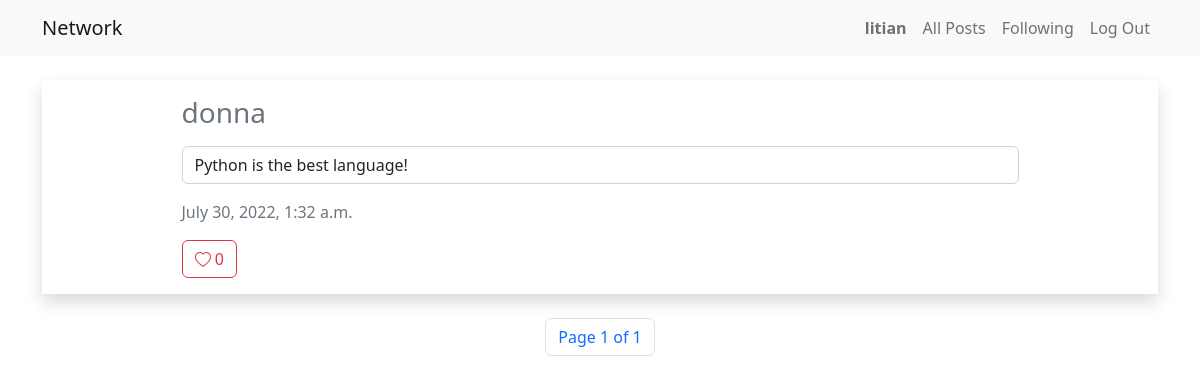
The app's page /following (signed in), older data.
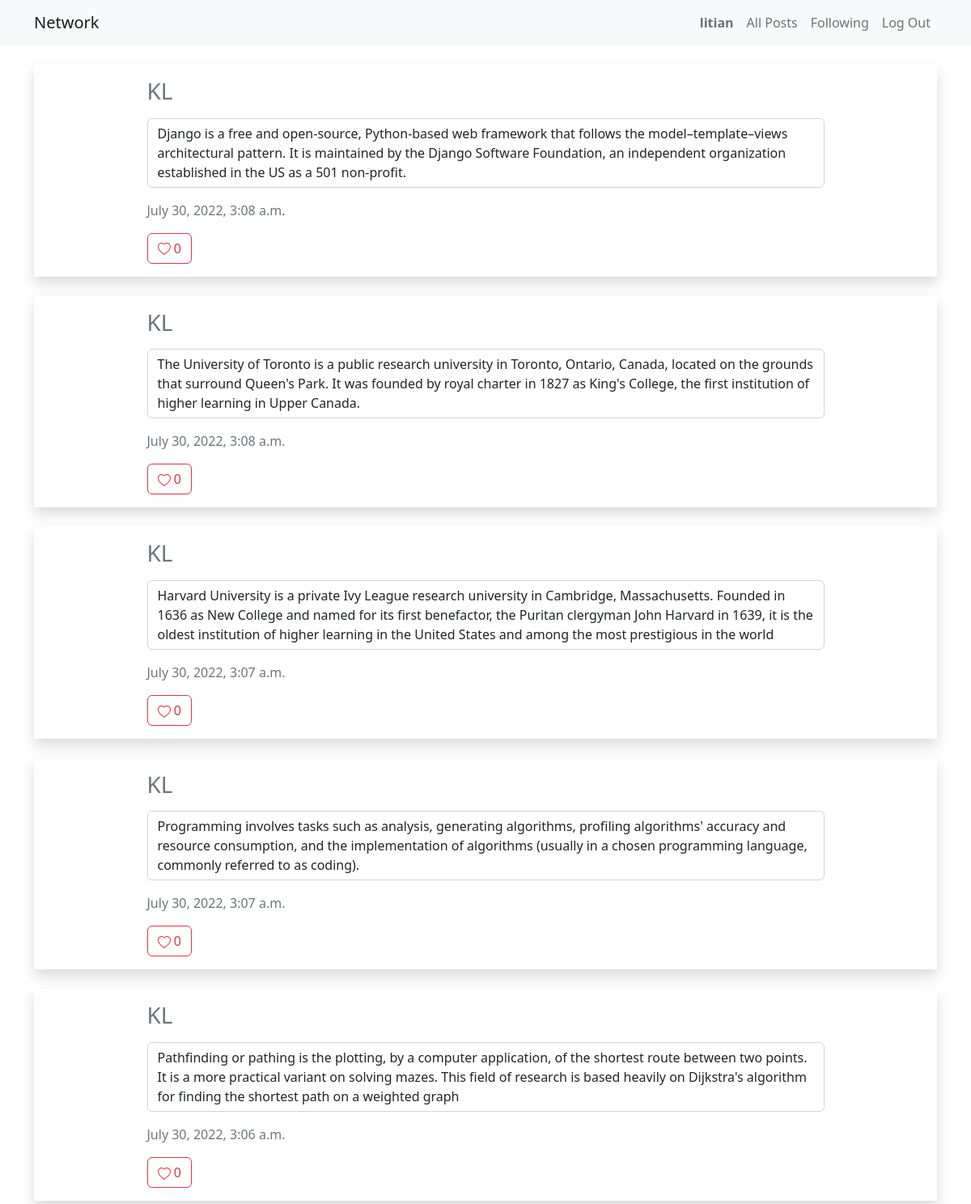
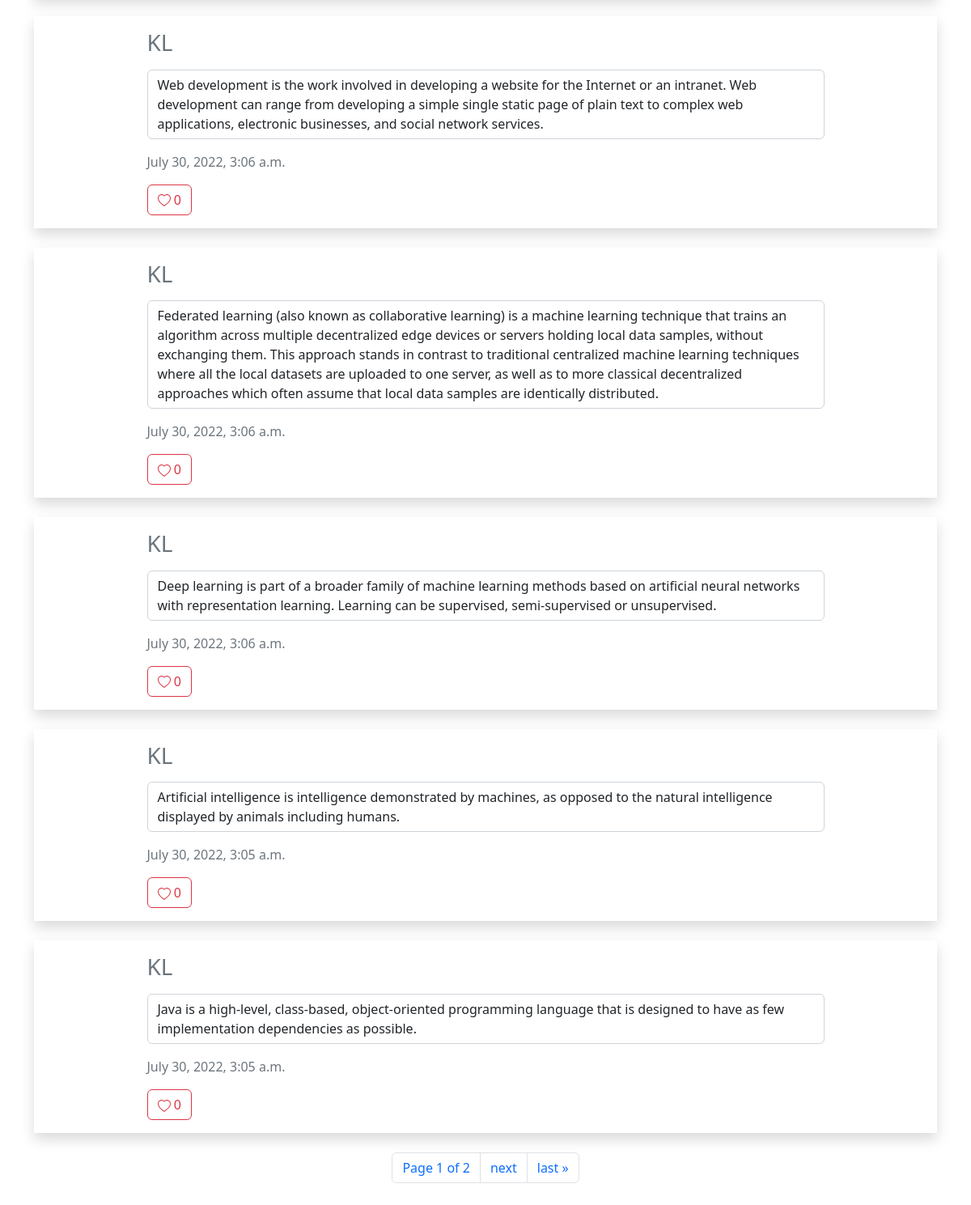
The same page, newer data (2 pictures, top to bottom).
### network/models.py (models this page shows, shortened)
class Post(models.Model):
    owner = models.ForeignKey(User, on_delete=models.CASCADE, related_name='posts')
    content = models.TextField()
    likes = models.IntegerField(default=0)
    timestamp = models.DateTimeField(auto_now_add=True)

class User(AbstractUser):
    """ All Users """

### network/views.py (the view)
# urls.py: path("following", views.following, name="following"),
@login_required(login_url="login")
def following(request):
    usr = User.objects.get(username=request.user)
    followed_users = [followed.user2 for followed in usr.following_others.all()]
    posts = Post.objects.filter(owner__in=followed_users).order_by('-timestamp')
    paginator = Paginator(posts, 10) # Show 25 contacts per page.
    page_number = request.GET.get('page')
    page_obj = paginator.get_page(page_number)
    return render(request, 'network/following.html', {
        "posts": page_obj
    })

### network/templates/network/following.html (shortened to what this page needs)
{% extends "network/layout.html" %}
{% load static %}
{% block body %}
{% for post in posts %}
{% if forloop.last %}
<div class="shadow my-4 py-3">
{% else %}
<div class="shadow mt-4 py-3">
{% endif %}
    <div class="w-75 m-auto">
        <h3>
            <a href="{% url 'profile' post.owner %}" class="text-secondary text-decoration-none">
                {{ post.owner }}
            </a>
        </h3>
        <p class="form-control mt-3 original-content">{{ post.content }}</p>
        <p class="text-secondary">{{ post.timestamp }}</p>
        {% if user.is_authenticated %}
        <div class="d-flex">
            <button type="button" class="btn btn-outline-danger like-btn" data-id="{{ post.id }}">
                <span>{{ post.likes }}</span>
            </button>
        </div>
        {% endif %}
    </div>
</div>
{% if forloop.last %}
<div class="d-flex justify-content-center align-items-center my-4">
    <nav aria-label="Page navigation example">
        <ul class="pagination">
            <li class="page-item"><a class="page-link" href="#">Page {{ posts.number }} of {{ posts.paginator.num_pages }}</li></a>
            {% if posts.has_next %}
            <li class="page-item"><a class="page-link" href="?page={{ posts.next_page_number }}">next</a></li>
            <li class="page-item"><a class="page-link" href="?page={{ posts.paginator.num_pages }}">last &raquo;</a></li>
            {% endif %}
        </ul>
    </nav>
</div>
{% endif %}
{% empty %}
<div class="d-flex justify-content-center align-items-center mt-4">
    <h2>No Posts</h2>
</div>
{% endfor %}
{% endblock %}

Row changes from the older to the newer data that the page shows:
no longer on this page (row unchanged): Post: owner "donna", content "Python is the best language!", timestamp "July 30, 2022, 1:32 a.m.", likes "0", number "1", paginator.num_pages "1"
added Post: owner "KL", content "Django is a free and open-source, Python-based web framework that follows the model–template–views architectural pattern. It is maintained by the Django Software Foundation, an independent organization established in the US as a 501 non-profit.", timestamp "July 30, 2022, 3:08 a.m.", likes "0"
added Post: owner "KL", content "The University of Toronto is a public research university in Toronto, Ontario, Canada, located on the grounds that surround Queen's Park. It was founded by royal charter in 1827 as King's College, the first institution of higher learning in Upper Canada.", timestamp "July 30, 2022, 3:08 a.m.", likes "0"
added Post: owner "KL", content "Harvard University is a private Ivy League research university in Cambridge, Massachusetts. Founded in 1636 as New College and named for its first benefactor, the Puritan clergyman John Harvard in 1639, it is the oldest institution of higher learning in the United States and among the most prestigious in the world", timestamp "July 30, 2022, 3:07 a.m.", likes "0"
added Post: owner "KL", content "Programming involves tasks such as analysis, generating algorithms, profiling algorithms' accuracy and resource consumption, and the implementation of algorithms (usually in a chosen programming language, commonly referred to as coding).", timestamp "July 30, 2022, 3:07 a.m.", likes "0"
added Post: owner "KL", content "Pathfinding or pathing is the plotting, by a computer application, of the shortest route between two points. It is a more practical variant on solving mazes. This field of research is based heavily on Dijkstra's algorithm for finding the shortest path on a weighted graph", timestamp "July 30, 2022, 3:06 a.m.", likes "0"
added Post: owner "KL", content "Web development is the work involved in developing a website for the Internet or an intranet. Web development can range from developing a simple single static page of plain text to complex web applications, electronic businesses, and social network services.", timestamp "July 30, 2022, 3:06 a.m.", likes "0"
added Post: owner "KL", content "Federated learning (also known as collaborative learning) is a machine learning technique that trains an algorithm across multiple decentralized edge devices or servers holding local data samples, without exchanging them. This approach stands in contrast to traditional centralized machine learning techniques where all the local datasets are uploaded to one server, as well as to more classical decentralized approaches which often assume that local data samples are identically distributed.", timestamp "July 30, 2022, 3:06 a.m.", likes "0"
added Post: owner "KL", content "Deep learning is part of a broader family of machine learning methods based on artificial neural networks with representation learning. Learning can be supervised, semi-supervised or unsupervised.", timestamp "July 30, 2022, 3:06 a.m.", likes "0"
added Post: owner "KL", content "Artificial intelligence is intelligence demonstrated by machines, as opposed to the natural intelligence displayed by animals including humans.", timestamp "July 30, 2022, 3:05 a.m.", likes "0"
added Post: owner "KL", content "Java is a high-level, class-based, object-oriented programming language that is designed to have as few implementation dependencies as possible.", timestamp "July 30, 2022, 3:05 a.m.", likes "0", number "1", paginator.num_pages "2"
